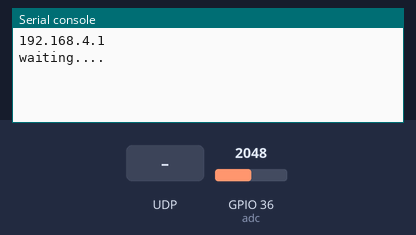
Simulated run of this program. Board: ESP32 board running MicroPython. On the bench: the last lines printed to the serial console. The inputs (shaded band) are chosen by the test bench; at power-on: GPIO 36 (adc) = 2048 (analog values on the 0–4095 scale).

Above: at 1.2 s.
1.3 s: UDP packet "1" arrives
At 2.5 s:
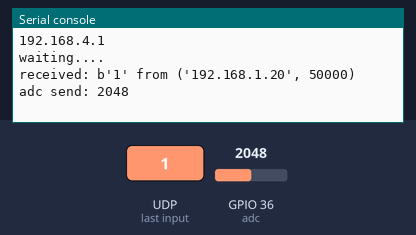
2.8 s: UDP packet "on" arrives
At 3.8 s:
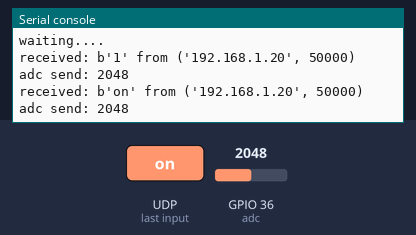
4.3 s: UDP packet "off" arrives
At 5.0 s:
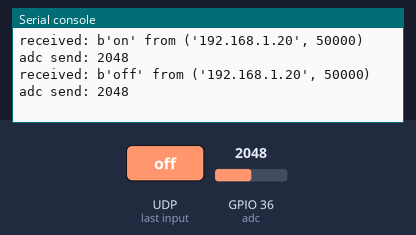

The program:

udpAdcSender.py
```python
# use the ESP as access point remote measuremnt device
# 1. wait for a UDP request from the PC
# 2. send the ADC value to the PC

from machine import ADC
from machine import Pin
import network
import socket

port=1024

adc=ADC(Pin(36))

sta_if = network.WLAN(network.STA_IF)
ap_if = network.WLAN(network.AP_IF)
# acivate as access point
sta_if.active(True)
# check the configuration
ap_if.ifconfig()

ip = ap_if.ifconfig()[0]
print(ip)
s=socket.socket(socket.AF_INET, socket.SOCK_DGRAM)
s.setsockopt(socket.SOL_SOCKET,socket.SO_REUSEADDR,1)
s.bind((ip,port))
print('waiting....')

counter=0
while True:
  data,addr=s.recvfrom(1024) # wait for message from udp partner
  value=adc.read()
  s.sendto(str(value),addr) # pong the response back
  counter=counter+1
  print('received:',data,'from',addr,'adc send:',value)
```

Measured:
- after the input at 1.3 s, the serial console: prints a new line at once (image 1)
- after the input at 2.8 s, the serial console: prints a new line at once (image 2)
- after the input at 4.3 s, the serial console: prints a new line at once (image 3)
